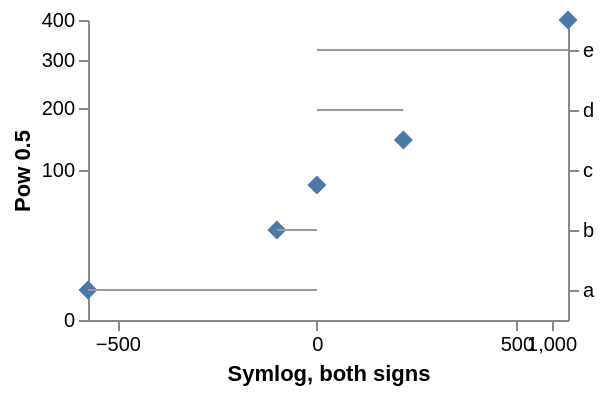

Write the Vega-Lite specification saved for this chart.
### Vega specification from a JSON file in a GitHub repository (floating-point values rounded to 4 significant figures)
{"$schema": "https://vega.github.io/schema/vega/v6.json", "description": "A symlog axis spanning both signs, a pow axis with an exponent other than one, and a reversed point scale — three scale types with no fixture of their own.", "width": 240, "height": 150, "padding": 5, "data": [{"name": "table", "values": [{"c": "a", "v": -900, "p": 4, "q": 1}, {"c": "b", "v": -12, "p": 36, "q": 2}, {"c": "c", "v": 0, "p": 81, "q": 3}, {"c": "d", "v": 45, "p": 144, "q": 4}, {"c": "e", "v": 1400, "p": 400, "q": 5}]}], "scales": [{"name": "sym", "type": "symlog", "domain": {"data": "table", "field": "v"}, "range": "width", "constant": 10}, {"name": "power", "type": "pow", "exponent": 0.5, "domain": {"data": "table", "field": "p"}, "range": "height", "nice": true}, {"name": "steps", "type": "point", "domain": {"data": "table", "field": "c"}, "range": "height", "padding": 0.5, "reverse": true}], "axes": [{"orient": "bottom", "scale": "sym", "tickCount": 5, "title": "Symlog, both signs"}, {"orient": "left", "scale": "power", "tickCount": 4, "title": "Pow 0.5"}, {"orient": "right", "scale": "steps"}], "marks": [{"type": "symbol", "from": {"data": "table"}, "encode": {"enter": {"x": {"scale": "sym", "field": "v"}, "y": {"scale": "power", "field": "p"}, "size": {"value": 90}, "shape": {"value": "diamond"}, "fill": {"value": "#4c78a8"}}}}, {"type": "rule", "from": {"data": "table"}, "encode": {"enter": {"x": {"scale": "sym", "value": 0}, "x2": {"scale": "sym", "field": "v"}, "y": {"scale": "steps", "field": "c"}, "stroke": {"value": "#999999"}}}}]}
